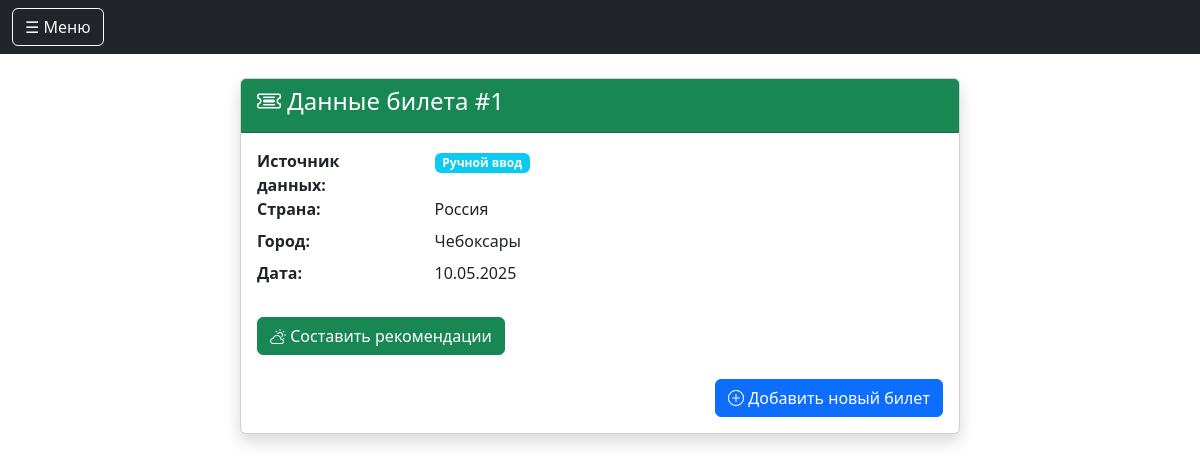
Screenshot of /ticket/1/ (signed in) with the database file from the repository.
### core/models.py (models this page shows)
class Ticket(models.Model):
    country = models.CharField(max_length=100)
    city = models.CharField(max_length=100)
    date = models.DateField()
    pdf_file = models.FileField(upload_to='tickets/pdfs/', blank=True, null=True)
    ticket_image = models.ImageField(upload_to='tickets/images/', blank=True, null=True)
    created_at = models.DateTimeField(auto_now_add=True)

### core/views.py (the view)
# urls.py: path('ticket/<int:pk>/', ticket_detail_view, name='ticket_detail'),
def ticket_detail_view(request, pk):
    ticket = get_object_or_404(Ticket, pk=pk) if Ticket.objects.filter(pk=pk).exists() else get_object_or_404(TravelTicket, pk=pk)
    formatted_date = ticket.date.strftime('%d.%m.%Y') if ticket.date else 'Дата не указана'
    data_source = 'PDF' if hasattr(ticket, 'pdf_file') and ticket.pdf_file else 'текстовые поля'
    return render(request, 'core/ticket_detail.html', {
        'ticket': ticket,
        'formatted_date': formatted_date,
        'data_source': data_source
    })

### core/templates/core/ticket_detail.html (shortened to what this page needs)
{% extends "base.html" %}
{% load static %}
{% block content %}
<div class="container mt-4">
    <div class="row justify-content-center">
        <div class="col-lg-8">
            <div class="card shadow">
                <div class="card-header bg-success text-white">
                    <h4><i class="bi bi-ticket-detailed"></i> Данные билета #{{ ticket.id }}</h4>
                </div>
                <div class="card-body">
                    <dl class="row">
                        <dt class="col-sm-3">Источник данных:</dt>
                        <dd class="col-sm-9">
                            <span class="badge bg-{% if ticket.pdf_file %}success{% else %}info{% endif %}">
                                {% if ticket.pdf_file %}PDF{% else %}Ручной ввод{% endif %}
                            </span>
                        </dd>
                        <dt class="col-sm-3">Страна:</dt>
                        <dd class="col-sm-9">{{ ticket.country|default:"Не указана" }}</dd>
                        <dt class="col-sm-3">Город:</dt>
                        <dd class="col-sm-9">{{ ticket.city|default:"Не указан" }}</dd>
                        <dt class="col-sm-3">Дата:</dt>
                        <dd class="col-sm-9">
                            {% if ticket.date %}
                            {{ ticket.date|date:"d.m.Y" }}
                            {% else %}
                            Не указана
                            {% endif %}
                        </dd>
                    </dl>
                    <div class="mt-4">
                        <a href="{% url 'weather' %}?city={{ ticket.city|urlencode }}&date={{ ticket.date|date:'Y-m-d' }}"
                            class="btn btn-success">
                            <i class="bi bi-cloud-sun"></i> Составить рекомендации
                        </a>
                    </div>
                    <div class="d-grid gap-2 d-md-flex justify-content-md-end mt-4">
                        <a href="{% url 'add_ticket' %}" class="btn btn-primary">
                            <i class="bi bi-plus-circle"></i> Добавить новый билет
                        </a>
                    </div>
                </div>
            </div>
        </div>
    </div>
</div>
{% endblock %}

### core/templates/base.html (style rules this page uses)
body { overflow-x: hidden; }

### rows the page displays
Ticket: id "1", country "Россия", city "Чебоксары", date "10.05.2025"
